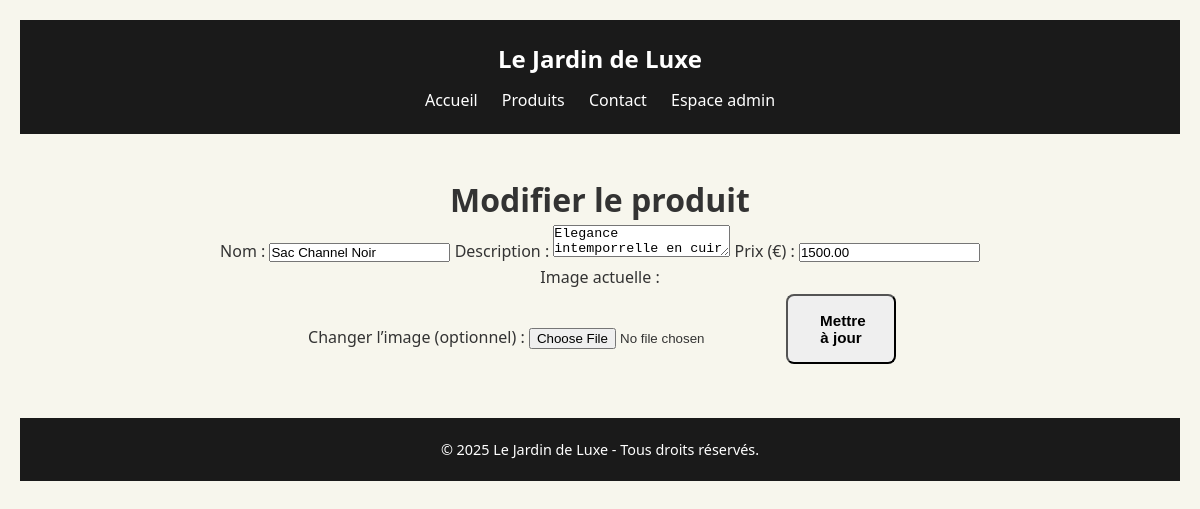
/modifier_produit.php?id=2, run on an earlier commit of the app's database.
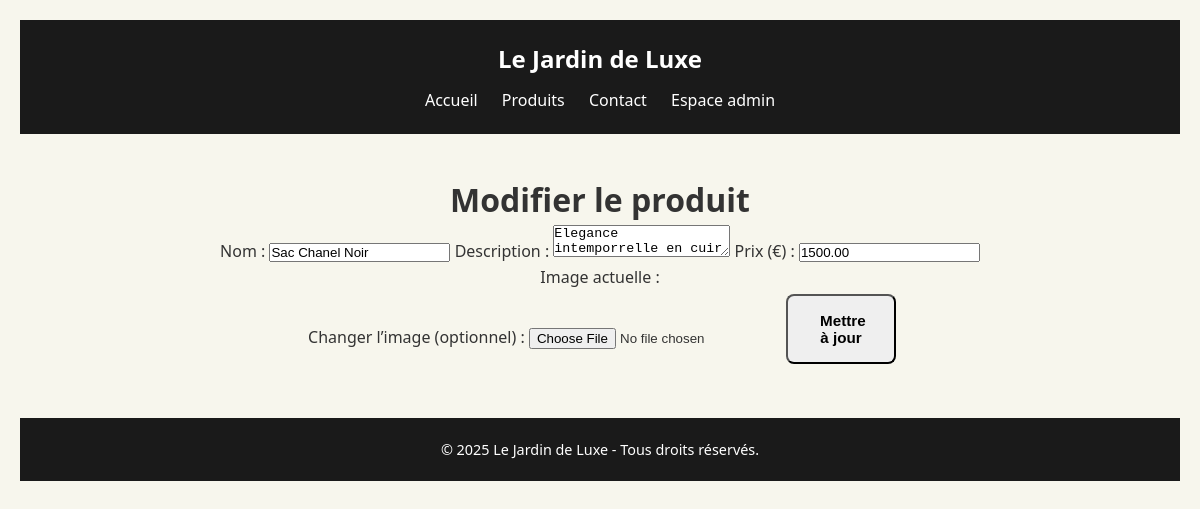
And on a later commit of the database.
### tables this page shows
CREATE TABLE `produits` (
  `id` int(11) NOT NULL,
  `nom` varchar(255) NOT NULL,
  `description` text NOT NULL,
  `prix` decimal(10,2) NOT NULL,
  `image` varchar(255) NOT NULL,
  `date_ajout` timestamp NOT NULL DEFAULT current_timestamp() ON UPDATE current_timestamp()
);

### modifier_produit.php (the view, shortened to what this page needs)
<?php
require_once 'includes/db_connection.php';
$id = intval($_GET['id']);
$stmt = $pdo->prepare("SELECT * FROM produits WHERE id = ?");
$stmt->execute([$id]);
$produit = $stmt->fetch(PDO::FETCH_ASSOC);
?>
<!DOCTYPE html>
<html lang="fr">
<head>
  <link rel="stylesheet" href="styles.css">
</head>
<body>
<?php include 'header.php'; ?>
<main class="modifier-produit">
  <h1>Modifier le produit</h1>
  <form action="traitement_modifier_produit.php" method="post" enctype="multipart/form-data">
    <label for="nom">Nom :</label>
    <input type="text" name="nom" id="nom" value="<?php echo htmlspecialchars($produit['nom']); ?>" required>
    <label for="description">Description :</label>
    <textarea name="description" id="description" required><?php echo htmlspecialchars($produit['description']); ?></textarea>
    <label for="prix">Prix (€) :</label>
    <input type="number" name="prix" id="prix" step="0.01" value="<?php echo $produit['prix']; ?>" required>
    <p>Image actuelle :</p>
    <label for="image">Changer l’image (optionnel) :</label>
    <input type="file" name="image" id="image">
    <button type="submit" class="admin-button">Mettre à jour</button>
  </form>
</main>
<?php include 'footer.php'; ?>
</body>
</html>

What changed in the data, as far as the page shows it:
changed produits "Elegance intemporrelle en cuir": nom "Sac Channel Noir" → "Sac Chanel Noir"
